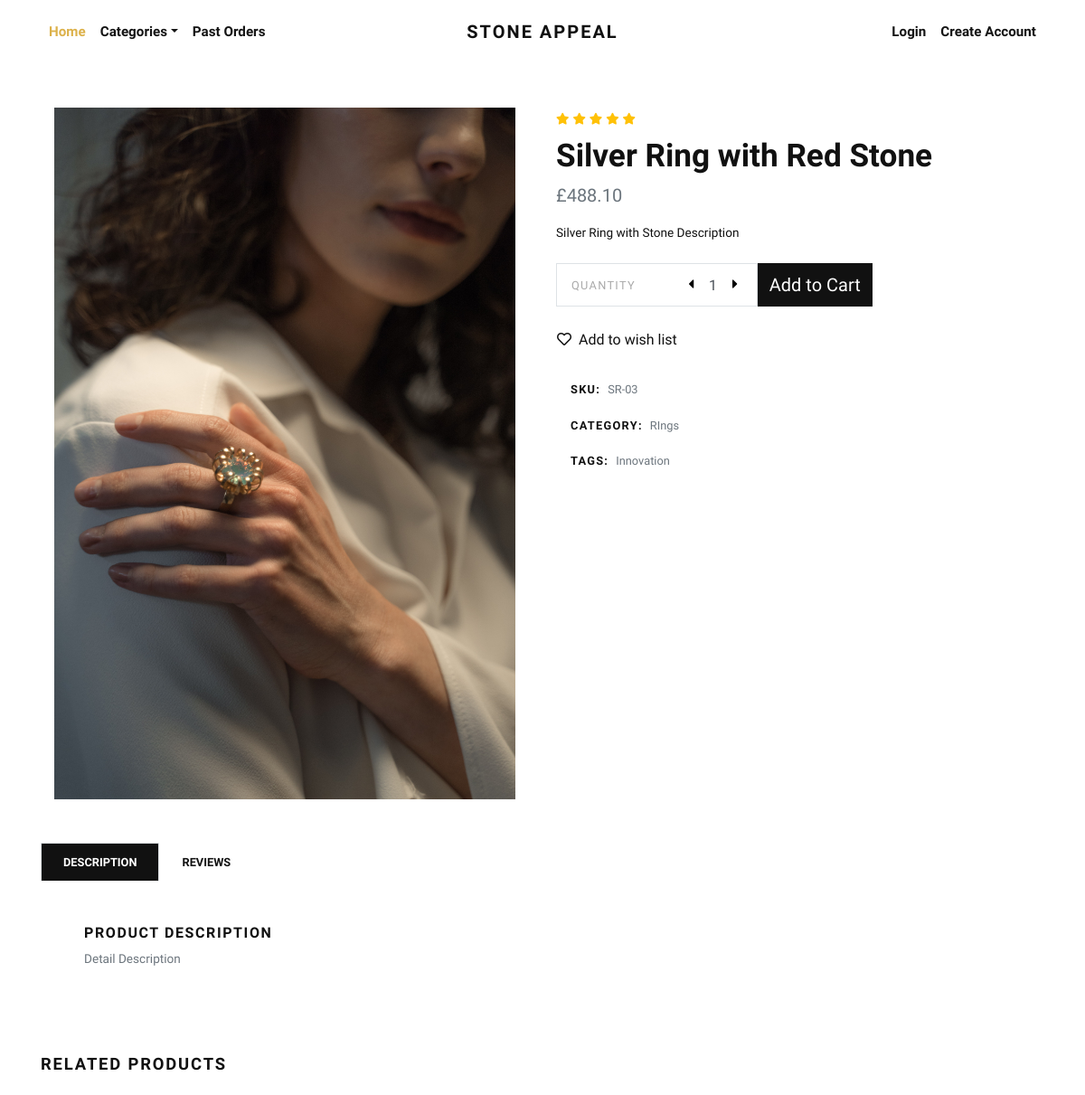
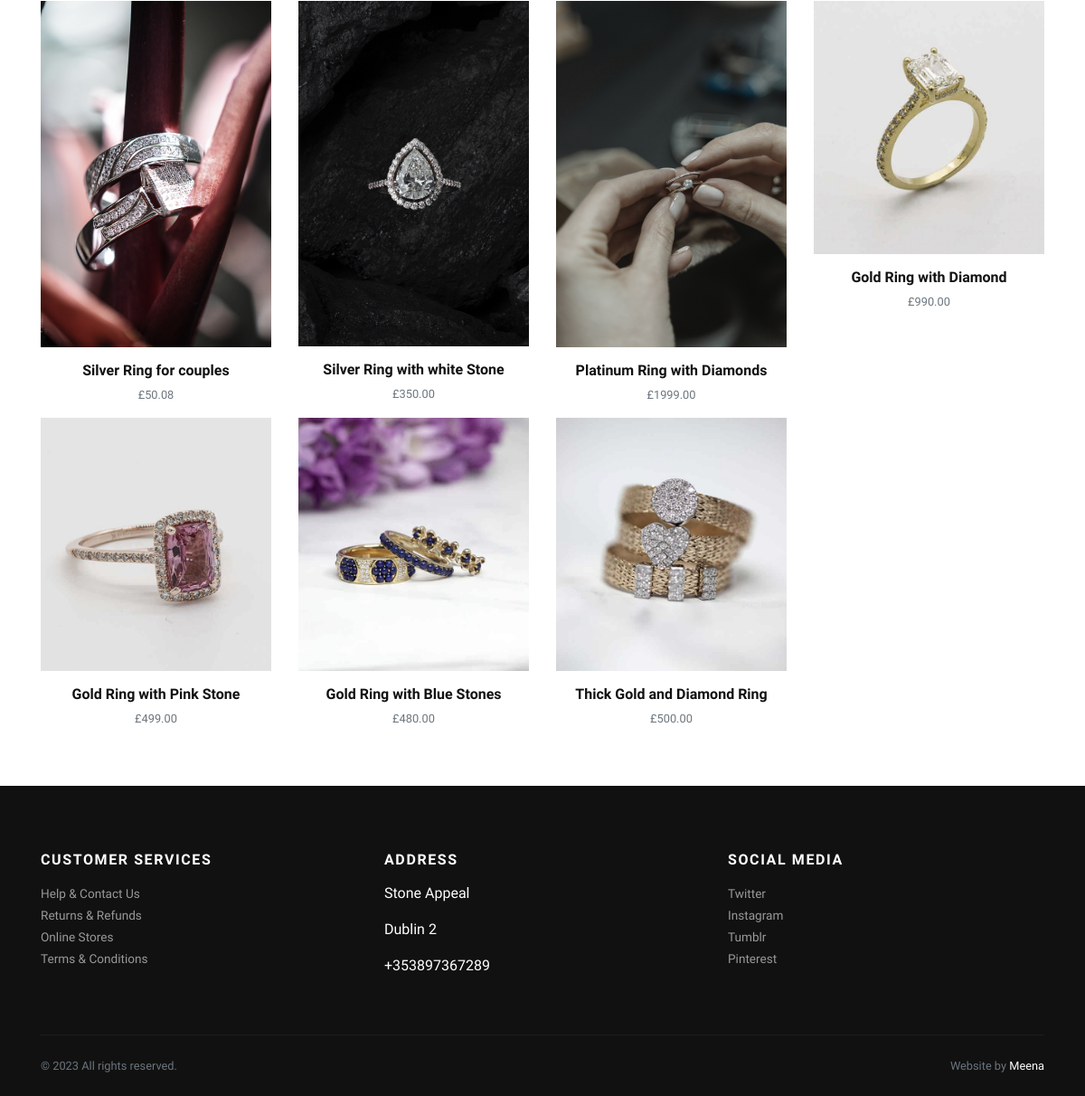
The app's page /product/silver-ring-with-red-stone/ with its own data (2 pictures, top to bottom).
### store/models.py (models this page shows, shortened)
class Product(models.Model):
    title = models.CharField(max_length=150, verbose_name="Product Title")
    slug = models.SlugField(max_length=160, verbose_name="Product Slug")
    sku = models.CharField(max_length=255, unique=True, verbose_name="Unique Product ID (SKU)")
    short_description = models.TextField(verbose_name="Short Description")
    detail_description = models.TextField(blank=True, null=True, verbose_name="Detail Description")
    product_image = models.ImageField(upload_to='product', blank=True, null=True, verbose_name="Product Image")
    price = models.DecimalField(max_digits=8, decimal_places=2)
    category = models.ForeignKey(Category, verbose_name="Product Categoy", on_delete=models.CASCADE)
    is_active = models.BooleanField(verbose_name="Is Active?")
    is_featured = models.BooleanField(verbose_name="Is Featured?")
    created_at = models.DateTimeField(auto_now_add=True, verbose_name="Created Date")
    updated_at = models.DateTimeField(auto_now=True, verbose_name="Updated Date")
    class Meta:
        verbose_name_plural = 'Products'
        ordering = ('-created_at', )

class Category(models.Model):
    title = models.CharField(max_length=50, verbose_name="Category Title")
    slug = models.SlugField(max_length=55, verbose_name="Category Slug")
    description = models.TextField(blank=True, verbose_name="Category Description")
    category_image = models.ImageField(upload_to='category', blank=True, null=True, verbose_name="Category Image")
    is_active = models.BooleanField(verbose_name="Is Active?")
    is_featured = models.BooleanField(verbose_name="Is Featured?")
    created_at = models.DateTimeField(auto_now_add=True, verbose_name="Created Date")
    updated_at = models.DateTimeField(auto_now=True, verbose_name="Updated Date")
    class Meta:
        verbose_name_plural = 'Categories'
        ordering = ('-created_at', )
    def __str__(self):
        return self.title

### store/views.py (the view)
# urls.py: path('product/<slug:slug>/', views.detail, name="product-detail"),
def detail(request, slug):
    product = get_object_or_404(Product, slug=slug)
    related_products = Product.objects.exclude(id=product.id).filter(is_active=True, category=product.category)
    context = {
        'product': product,
        'related_products': related_products,
    }
    return render(request, 'store/detail.html', context)

### store/context_preprocessors.py (called while the page is built)
def store_menu(request):
    categories = Category.objects.filter(is_active=True)
    context = {
        'categories_menu': categories,
    }
    return context

def cart_menu(request):
    if request.user.is_authenticated:
        cart_items= Cart.objects.filter(user=request.user)
        context = {
            'cart_items': cart_items,
        }
    else:
        context = {}
    return context

### templates/store/detail.html (shortened to what this page needs)
{% extends 'base.html' %}
{% load static %}
    {% block content %}
      <section class="py-5">
        <div class="container">
          <div class="row mb-5">
            <div class="col-lg-6">
              <div class="row m-sm-0">
                <div class="col-sm-12 order-1 order-sm-2">
                  <div class="owl-carousel product-slider" data-slider-id="1">
                    {% if product.product_image %}
                      <a class="d-block" href="{{product.product_image.url}}" data-lightbox="product" title="{{product.title}}"><img class="img-fluid" src="{{product.product_image.url}}" alt="{{product.title}}"></a>
                      {% else %}
                      <a class="d-block" href="{% static 'img/product-detail-1.jpg' %}" data-lightbox="product" title="{{product.title}}"><img class="img-fluid" src="{% static 'img/product-detail-1.jpg' %}" alt="{{product.title}}"></a>
                    {% endif %}
                  </div>
                </div>
              </div>
            </div>
            <div class="col-lg-6">
              <ul class="list-inline mb-2">
                <li class="list-inline-item m-0"><i class="fas fa-star small text-warning"></i></li>
                <li class="list-inline-item m-0"><i class="fas fa-star small text-warning"></i></li>
                <li class="list-inline-item m-0"><i class="fas fa-star small text-warning"></i></li>
                <li class="list-inline-item m-0"><i class="fas fa-star small text-warning"></i></li>
                <li class="list-inline-item m-0"><i class="fas fa-star small text-warning"></i></li>
              </ul>
              <h1>{{product.title}}</h1>
              <p class="text-muted lead">£{{product.price}}</p>
              <p class="text-small mb-4">{{product.short_description}}</p>
              <div class="row align-items-stretch mb-4">
                <div class="col-sm-5 pr-sm-0">
                  <div class="border d-flex align-items-center justify-content-between py-1 px-3 bg-white border-white"><span class="small text-uppercase text-gray mr-4 no-select">Quantity</span>
                    <div class="quantity">
                      <button class="dec-btn p-0"><i class="fas fa-caret-left"></i></button>
                      <input name="quantity" class="form-control border-0 shadow-0 p-0" type="text" value="1">
                      <button class="inc-btn p-0"><i class="fas fa-caret-right"></i></button>
                    </div>
                  </div>
                </div>
                <div class="col-sm-3 pl-sm-0">
                  <form action="{% url 'store:add-to-cart' %}">
                    <button type="submit" class="btn btn-dark btn-lg btn-block h-100 d-flex align-items-center justify-content-center px-0">Add to Cart</button>
                  </form>
                </div>
              </div><a class="btn btn-link text-dark p-0 mb-4" href="#"><i class="far fa-heart mr-2"></i>Add to wish list</a><br>
              <ul class="list-unstyled small d-inline-block">
                <li class="px-3 py-2 mb-1 bg-white"><strong class="text-uppercase">SKU:</strong><span class="ml-2 text-muted">{{product.sku}}</span></li>
                <li class="px-3 py-2 mb-1 bg-white text-muted"><strong class="text-uppercase text-dark">Category:</strong><a class="reset-anchor ml-2" href="{% url 'store:category-products' product.category.slug %}">{{product.category}}</a></li>
                <li class="px-3 py-2 mb-1 bg-white text-muted"><strong class="text-uppercase text-dark">Tags:</strong><a class="reset-anchor ml-2" href="#">Innovation</a></li>
              </ul>
            </div>
          </div>
          <ul class="nav nav-tabs border-0" id="myTab" role="tablist">
            <li class="nav-item"><a class="nav-link active" id="description-tab" data-toggle="tab" href="#description" role="tab" aria-controls="description" aria-selected="true">Description</a></li>
            <li class="nav-item"><a class="nav-link" id="reviews-tab" data-toggle="tab" href="#reviews" role="tab" aria-controls="reviews" aria-selected="false">Reviews</a></li>
          </ul>
          <div class="tab-content mb-5" id="myTabContent">
            <div class="tab-pane fade show active" id="description" role="tabpanel" aria-labelledby="description-tab">
              <div class="p-4 p-lg-5 bg-white">
                <h6 class="text-uppercase">Product description </h6>
                <p class="text-muted text-small mb-0">{{product.detail_description}}</p>
              </div>
            </div>
          </div>
          <h2 class="h5 text-uppercase mb-4">Related products</h2>
          <div class="row">
            {% if related_products %}
              {% for rp in related_products %}
                <div class="col-lg-3 col-sm-6">
                  <div class="product text-center skel-loader">
                    <div class="d-block mb-3 position-relative">
                      <a class="d-block" href="{% url 'store:product-detail' rp.slug %}">
                        {% if rp.product_image %}
                          <img class="img-fluid w-100" src="{{rp.product_image.url}}" alt="{{rp.title}}">
                        {% else %}
                        <img class="img-fluid w-100" src="{% static 'img/product-1.jpg' %}" alt="{{rp.title}}">
                        {% endif %}
                      </a>
                    </div>
                    <h6> <a class="reset-anchor" href="{% url 'store:product-detail' rp.slug %}">{{rp.title}}</a></h6>
                    <p class="small text-muted">£{{rp.price}}</p>
                  </div>
                </div>
              {% endfor %}
            {% endif %}
          </div>
        </div>
      </section>
      {% endblock content %}

### jewelryshop/static/css/style.default.css (style rules this page uses)
.text-small { font-size: 0.85rem !important; }
.text-gray { color: #aaa !important; }
strong { font-weight: 700; }
.product img { -webkit-filter: grayscale(40%); filter: grayscale(40%); transition: all 0.3s; }
.quantity { display: -ms-flexbox; display: flex; -ms-flex-align: center; align-items: center; font-family: inherit; }
.quantity input { width: 2rem; text-align: center; }
.quantity button { background: none; border: none; width: 1rem; outline: none; }
.text-uppercase { text-transform: uppercase; letter-spacing: 0.1em; }
.border { border: 1px solid #dee2e6 !important; }
.shadow-0 { box-shadow: none !important; }
.reset-anchor { color: inherit; transition: all 0.3s; }
.no-select { cursor: default; -webkit-user-select: none; -moz-user-select: none; -ms-user-select: none; user-select: none; }
.btn { font-weight: 400; border: 1px solid transparent; font-family: inherit; padding: 0.375rem 1.5rem; font-size: 1rem; line-height: 1.5; border-radius: 0; transition: color 0.15s ease-in-out, background-color 0.15s ease-in-out, border-color 0.15s ease-in-out, box-shadow 0.15s ease-in-out; }
.btn-link { font-weight: 400; color: #dcb14a; }
.btn-dark { color: #fff; background-color: #111111; border-color: #111111; }
.btn-lg { padding: 0.5rem 1rem; font-size: 1.25rem; line-height: 1.5; border-radius: 0; }
body { font-family: "Libre Franklin", sans-serif; font-size: 1rem; font-weight: 400; line-height: 1.5; color: #111111; background-color: #fff; }
a { color: #dcb14a; text-decoration: none; }
h1, h2, h3, h4, h5, h6, .h1, .h2, .h3, .h4, .h5, .h6 { margin-bottom: 0.5rem; font-family: inherit; font-weight: 900; line-height: 1.2; color: inherit; }
h1, .h1 { font-size: 2.2rem; }
h2, .h2 { font-size: 1.9rem; }
h5, .h5 { font-size: 1.15rem; }
h6, .h6 { font-size: 1rem; }
.lead { font-size: 1.25rem; font-weight: 300; }
small, .small { font-size: 80%; font-weight: 400; }
.text-warning { color: #ffc107 !important; }
.text-dark { color: #111111 !important; }
.form-control { padding: 0.375rem 0.75rem; font-size: 1rem; line-height: 1.5; color: #495057; background-color: #fff; border: 1px solid #ced4da; border-radius: 0; transition: border-color 0.15s ease-in-out, box-shadow 0.15s ease-in-out; }
.form-control::placeholder { color: #adb5bd; font-size: 0.85rem; font-weight: 400; }
.nav-link { padding: 0.5rem 1rem; }
.nav-tabs .nav-item { margin-bottom: -1px; }
.nav-tabs .nav-link { border: 1px solid transparent; font-family: inherit; color: #111111; text-transform: uppercase; font-size: 0.8rem; transition: all 0.3s; font-weight: 700; padding: 0.7rem 1.5rem; background: #fff; border-top-left-radius: 0; border-top-right-radius: 0; }
.nav-tabs .nav-link.active, .nav-tabs .nav-link:hover, .nav-tabs .nav-item.show .nav-link { background: #111111; background-color: #111111; color: #fff; }

### records on screen
Product: product_image (picture), title "Silver Ring with Red Stone", price "488.10", short_description "Silver Ring with Stone Description", sku "SR-03", category "RIngs", detail_description "Detail Description"
Product: product_image (picture), title "Silver Ring for couples", price "50.08"
Product: product_image (picture), title "Silver Ring with white Stone", price "350.00"
Product: product_image (picture), title "Platinum Ring with Diamonds", price "1999.00"
Product: product_image (picture), title "Gold Ring with Diamond", price "990.00"
Product: product_image (picture), title "Gold Ring with Pink Stone", price "499.00"
Product: product_image (picture), title "Gold Ring with Blue Stones", price "480.00"
Product: product_image (picture), title "Thick Gold and Diamond Ring", price "500.00"
